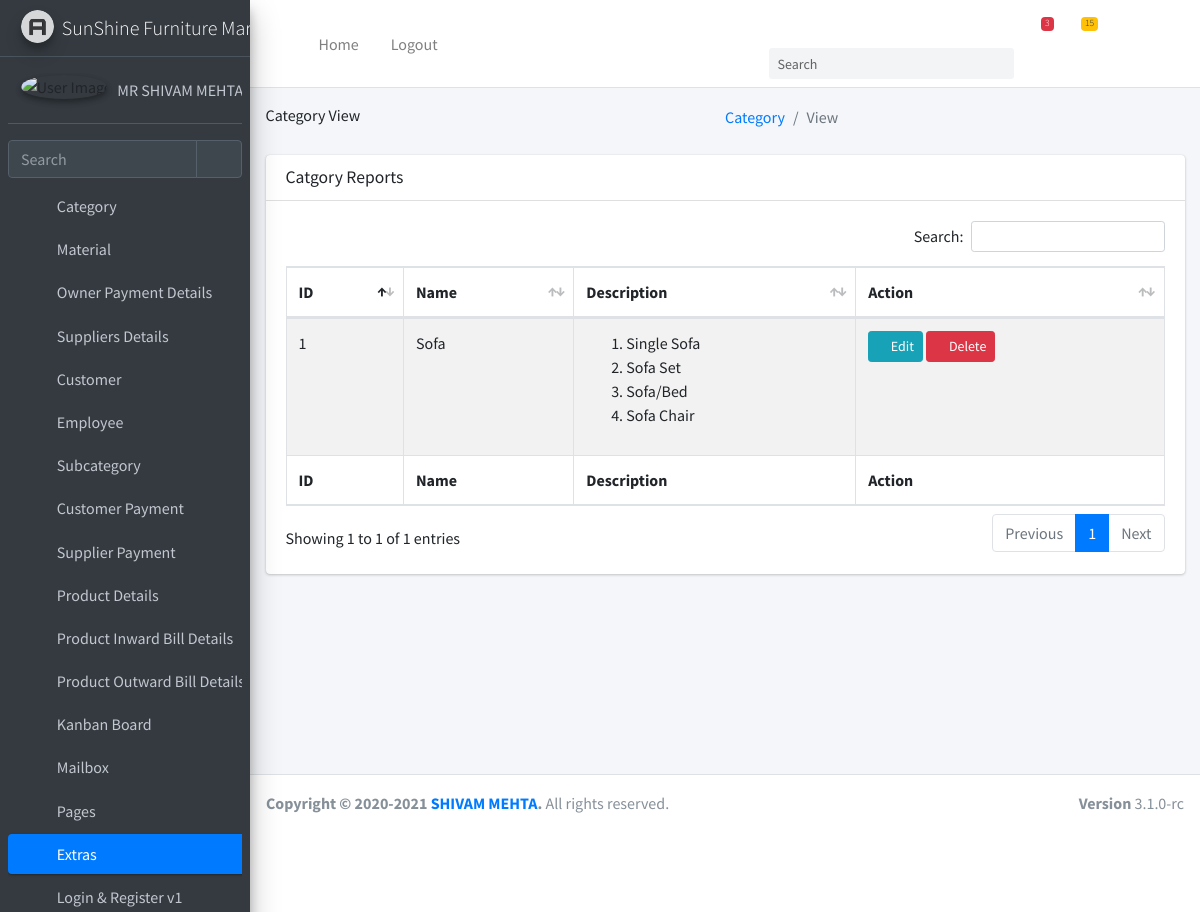
Before: /category/view/ (upper part) with the older database file.
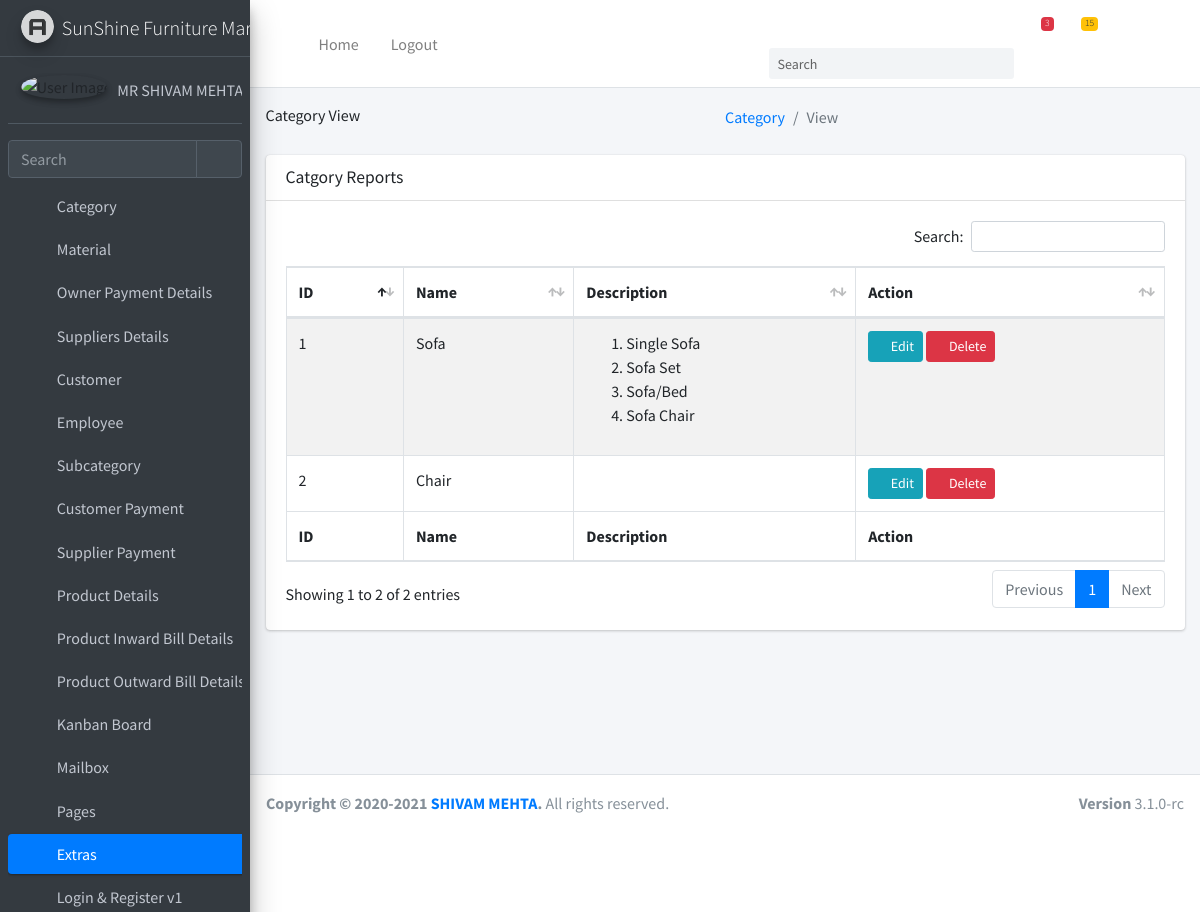
After: the same page with the newer database file.
### category/models.py (models this page shows, shortened)
class category(models.Model):
    name=models.CharField(max_length=80)
    description=models.TextField(null=True,blank=True)

### category/views.py (the view)
# urls.py: path("view/",ViewCategory.as_view(),name="category-view"),
class ViewCategory(ListView):
    model = category
    context_object_name = 'categories'

### category/templates/category/category_list.html (shortened to what this page needs)
{% extends "users/layout.html" %}
{% load static  %}
{% load crispy_forms_field %}
{% block extra_css %}
  <link rel="stylesheet" href="{% static 'plugins/datatables-bs4/css/dataTables.bootstrap4.min.css'%}">
  <link rel="stylesheet" href="{% static 'plugins/datatables-responsive/css/responsive.bootstrap4.min.css'%}">
  <link rel="stylesheet" href="{% static 'plugins/datatables-buttons/css/buttons.bootstrap4.min.css'%}">
{% endblock %}
{% block header_title %}
    Category View
{% endblock %}
{% block breadcrumb %}
    <ol class="breadcrumb float-sm-right">
              <li class="breadcrumb-item"><a href="#">Category</a></li>
              <li class="breadcrumb-item active">View</li>
            </ol>
{% endblock %}
{% block body%}
    <section class="content">
      <div class="container-fluid">
        <div class="row">
          <div class="col-12">
            <div class="card">
              <div class="card-header">
                <h3 class="card-title">Catgory Reports</h3>
              </div>
              <div class="card-body">
                <table id="example1" class="table table-bordered table-striped">
                  <thead>
                  <tr>
                    <th>ID</th>
                    <th>Name</th>
                    <th>Description</th>
                    <th>Action</th>
                  </tr>
                  </thead>
                  <tbody>
                   {% for cate in categories %}
                       <tr>
                       <td> {{ cate.id }}</td>
                       <td>{{ cate.name }}</td>
                       <td>{{ cate.description | safe}}</td>
                       <td><a class="btn btn-info btn-sm" href="{% url 'category-update' cate.id %}">
                              <i class="fas fa-pencil-alt">
                              </i>
                              Edit
                          </a>
                        <a class="btn btn-danger btn-sm" href="{% url 'category-delete' cate.id %}">
                              <i class="fas fa-trash">
                              </i>
                              Delete
                          </a>
                       </td>
                       </tr>
                   {% endfor %}
                  </tbody>
                  <tfoot>
                  <tr>
                   <th>ID</th>
                    <th>Name</th>
                    <th>Description</th>
                    <th>Action</th>
                  </tr>
                  </tfoot>
                </table>
              </div>
            </div>
          </div>
        </div>
      </div>
    </section>
{% endblock %}

Changed rows visible on the page:
added category: id "2", name "Chair"
Other visible differences:
text written by a page script: "Search: Showing 1 to 1 of 1 entries Previous 1 Next" → "Search: Showing 1 to 2 of 2 entries Previous 1 Next"
